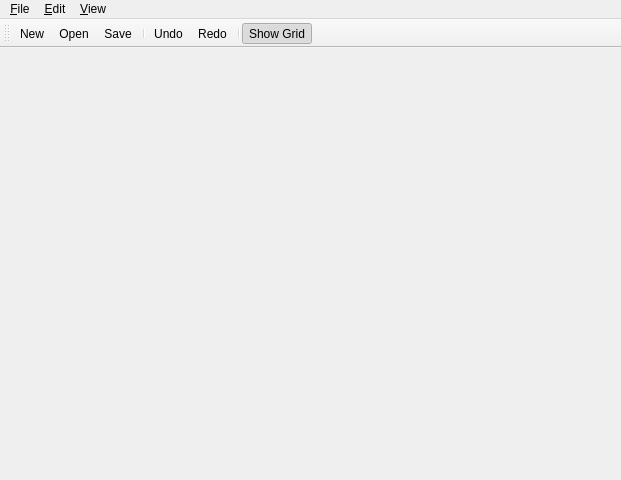
<?xml version="1.0" encoding="UTF-8"?>
<ui version="4.0">
 <class>MainWindow</class>
 <widget class="QMainWindow" name="MainWindow">
  <property name="geometry">
   <rect>
    <x>0</x>
    <y>0</y>
    <width>621</width>
    <height>480</height>
   </rect>
  </property>
  <property name="windowTitle">
   <string>MainWindow</string>
  </property>
  <widget class="QWidget" name="centralwidget"/>
  <widget class="QMenuBar" name="menubar">
   <property name="geometry">
    <rect>
     <x>0</x>
     <y>0</y>
     <width>621</width>
     <height>18</height>
    </rect>
   </property>
   <widget class="QMenu" name="menuFile">
    <property name="title">
     <string>&amp;File</string>
    </property>
    <addaction name="actionNew"/>
    <addaction name="actionOpen"/>
    <addaction name="actionSave"/>
    <addaction name="actionSave_As"/>
    <addaction name="actionQuit"/>
   </widget>
   <widget class="QMenu" name="menuEdit">
    <property name="title">
     <string>&amp;Edit</string>
    </property>
    <addaction name="actionUndo"/>
    <addaction name="actionRedo"/>
   </widget>
   <widget class="QMenu" name="menuView">
    <property name="title">
     <string>&amp;View</string>
    </property>
    <addaction name="actionShow_Grid"/>
   </widget>
   <addaction name="menuFile"/>
   <addaction name="menuEdit"/>
   <addaction name="menuView"/>
  </widget>
  <widget class="QToolBar" name="toolBar">
   <property name="windowTitle">
    <string>toolBar</string>
   </property>
   <attribute name="toolBarArea">
    <enum>TopToolBarArea</enum>
   </attribute>
   <attribute name="toolBarBreak">
    <bool>false</bool>
   </attribute>
   <addaction name="actionNew"/>
   <addaction name="actionOpen"/>
   <addaction name="actionSave"/>
   <addaction name="separator"/>
   <addaction name="actionUndo"/>
   <addaction name="actionRedo"/>
   <addaction name="separator"/>
   <addaction name="actionShow_Grid"/>
  </widget>
  <action name="actionNew">
   <property name="text">
    <string>&amp;New</string>
   </property>
   <property name="toolTip">
    <string>Create a new tile map</string>
   </property>
   <property name="shortcut">
    <string>Ctrl+N</string>
   </property>
  </action>
  <action name="actionOpen">
   <property name="text">
    <string>&amp;Open</string>
   </property>
   <property name="toolTip">
    <string>Open a different tile map</string>
   </property>
   <property name="shortcut">
    <string>Ctrl+O</string>
   </property>
  </action>
  <action name="actionSave">
   <property name="text">
    <string>&amp;Save</string>
   </property>
   <property name="toolTip">
    <string>Save the tile map</string>
   </property>
   <property name="shortcut">
    <string>Ctrl+S</string>
   </property>
  </action>
  <action name="actionSave_As">
   <property name="text">
    <string>Save &amp;As</string>
   </property>
   <property name="toolTip">
    <string>Save tile map to a different file</string>
   </property>
  </action>
  <action name="actionQuit">
   <property name="text">
    <string>&amp;Quit</string>
   </property>
   <property name="toolTip">
    <string>Quit the program</string>
   </property>
   <property name="shortcut">
    <string>Ctrl+Q</string>
   </property>
  </action>
  <action name="actionUndo">
   <property name="text">
    <string>&amp;Undo</string>
   </property>
   <property name="toolTip">
    <string>Undo the lat operation</string>
   </property>
   <property name="shortcut">
    <string>Ctrl+Z</string>
   </property>
  </action>
  <action name="actionRedo">
   <property name="text">
    <string>&amp;Redo</string>
   </property>
   <property name="toolTip">
    <string>Redo the last undone operation</string>
   </property>
   <property name="shortcut">
    <string>Ctrl+Shift+Z</string>
   </property>
  </action>
  <action name="actionShow_Grid">
   <property name="checkable">
    <bool>true</bool>
   </property>
   <property name="checked">
    <bool>true</bool>
   </property>
   <property name="text">
    <string>Show &amp;Grid</string>
   </property>
   <property name="toolTip">
    <string>Show the grid over the tile map</string>
   </property>
   <property name="shortcut">
    <string>Ctrl+G</string>
   </property>
  </action>
 </widget>
 <resources/>
 <connections/>
</ui>
